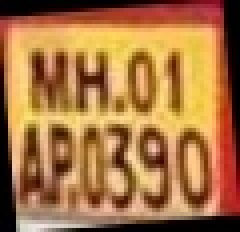
#> input picture ImageProcessing/img2/1.jpg, 60 x 58 px, found by its file name (shown 4 times larger)
$ python ex.py
#> lines starting #> are read from the running program, lines starting #| are printed output that depends on the picture; after the words box and inside, x2 and y2 are one past the last pixel; in counts of white or black regions, pixels touching at a corner belong together
import cv2
import pytesseract
import sys
import numpy as np


img=cv2.imread('imgs/day/1.jpg')
#> img is the input picture: shape (58, 60, 3); mean B, G, R 67.6, 116.1, 167.5
gray = cv2.cvtColor(img, cv2.COLOR_BGR2GRAY)
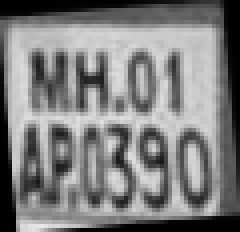
#> gray: shape (58, 60) (shown 4 times larger); min 0, max 232, mean 125.9
contours, hierarchy=cv2.findContours(gray,cv2.RETR_EXTERNAL,cv2.CHAIN_APPROX_NONE)
#> contours = 1 contour; box (x1, y1, x2, y2) and area: (0, 0, 60, 58) 3278
cv2.drawContours(gray,contours,-1,(0,255,0),1)
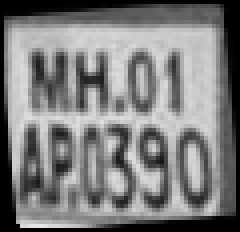
#> gray: shape (58, 60) (shown 4 times larger); 7.33% of pixels changed, all inside (x1, y1, x2, y2) = (0, 0, 60, 58)

ret, thresh = cv2.threshold(gray, 0, 255, cv2.THRESH_BINARY | cv2.THRESH_OTSU)
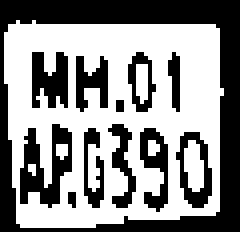
#> thresh: shape (58, 60) (shown 4 times larger); 55.7% white; 12 black regions (2 under 20 px), largest, box (x1, y1, x2, y2) and area: (0, 0, 60, 58) 861, (5, 31, 18, 52) 146, (8, 13, 17, 27) 96
#> ret = 117
k = np.array([[1, 1, 1], [1, 1, 1], [1, 1, 1]], np.uint8)
# closing = cv2.morphologyEx(thresh, cv2.MORPH_CLOSE, k)
k1 = np.ones((3, 3), np.uint8)

# erosion = cv2.erode(thresh, k1, iterations = 1)
# dialation=cv2.dilate(thresh, k1, iterations=1)


cv2.imshow('thresh',thresh)
cv2.cv2.waitKey(0)


#> (the run stopped early here; a loop or call above may not have finished)

$ run again, with ImageProcessing/img2/0.jpg copied over ImageProcessing/img2/1.jpg
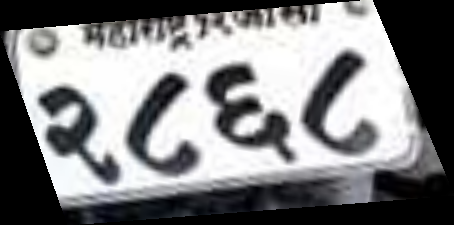
#> input picture ImageProcessing/img2/0.jpg, 454 x 225 px, found by its file name
#> img is the input picture: shape (225, 454, 3); mean B, G, R 128.6, 127.3, 127
#> contours = 3 contours, 1 with area under 20; largest, box (x1, y1, x2, y2) and area: (0, 0, 450, 225) 75648, (441, 191, 454, 196) 22
#> `cv2.drawContours(gray,contours,-1,(0,255,0),1)`:
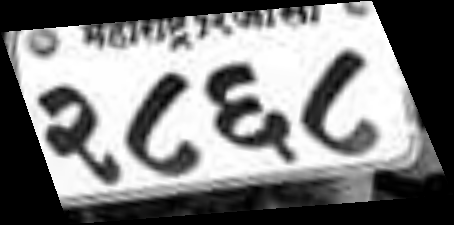
#> gray: shape (225, 454); min 0, max 255, mean 126.1
#> `ret, thresh = cv2.threshold(gray, 0, 255, cv2.THRESH_BINARY | cv2.THRE..`:
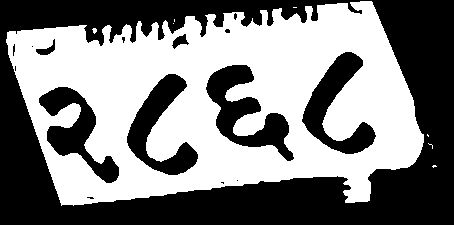
#> thresh: shape (225, 454); 50.3% white; 16 black regions (9 under 20 px), largest, box (x1, y1, x2, y2) and area: (0, 0, 454, 225) 38631, (206, 65, 294, 161) 3270, (302, 52, 376, 154) 2886
#> ret = 125

$ run again, with ImageProcessing/img2/11.jpg copied over ImageProcessing/img2/1.jpg
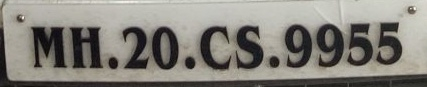
#> input picture ImageProcessing/img2/11.jpg, 427 x 87 px, found by its file name
#> img is the input picture: shape (87, 427, 3); mean B, G, R 123.1, 130.2, 133.1
#> contours = 1 contour; box (x1, y1, x2, y2) and area: (0, 0, 427, 87) 36636
#> `cv2.drawContours(gray,contours,-1,(0,255,0),1)`:
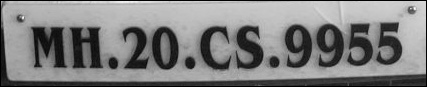
#> gray: shape (87, 427); min 0, max 252, mean 127
#> `ret, thresh = cv2.threshold(gray, 0, 255, cv2.THRESH_BINARY | cv2.THRE..`:
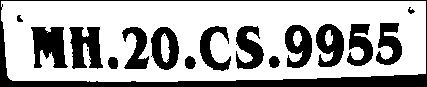
#> thresh: shape (87, 427); 67.8% white; 18 black regions (2 under 20 px), largest, box (x1, y1, x2, y2) and area: (0, 0, 427, 87) 3953, (31, 27, 68, 68) 1042, (69, 27, 103, 69) 971
#> ret = 104
